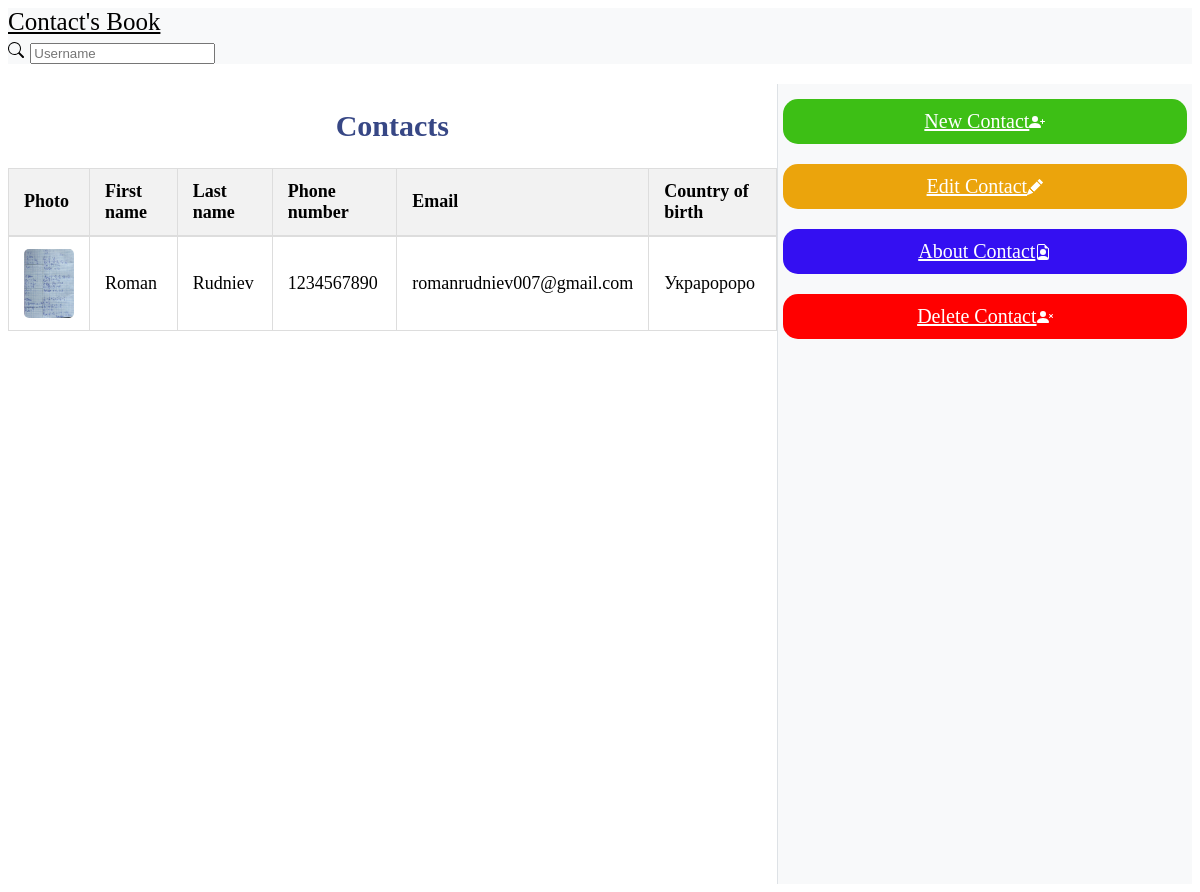
Before: / with the older database file.
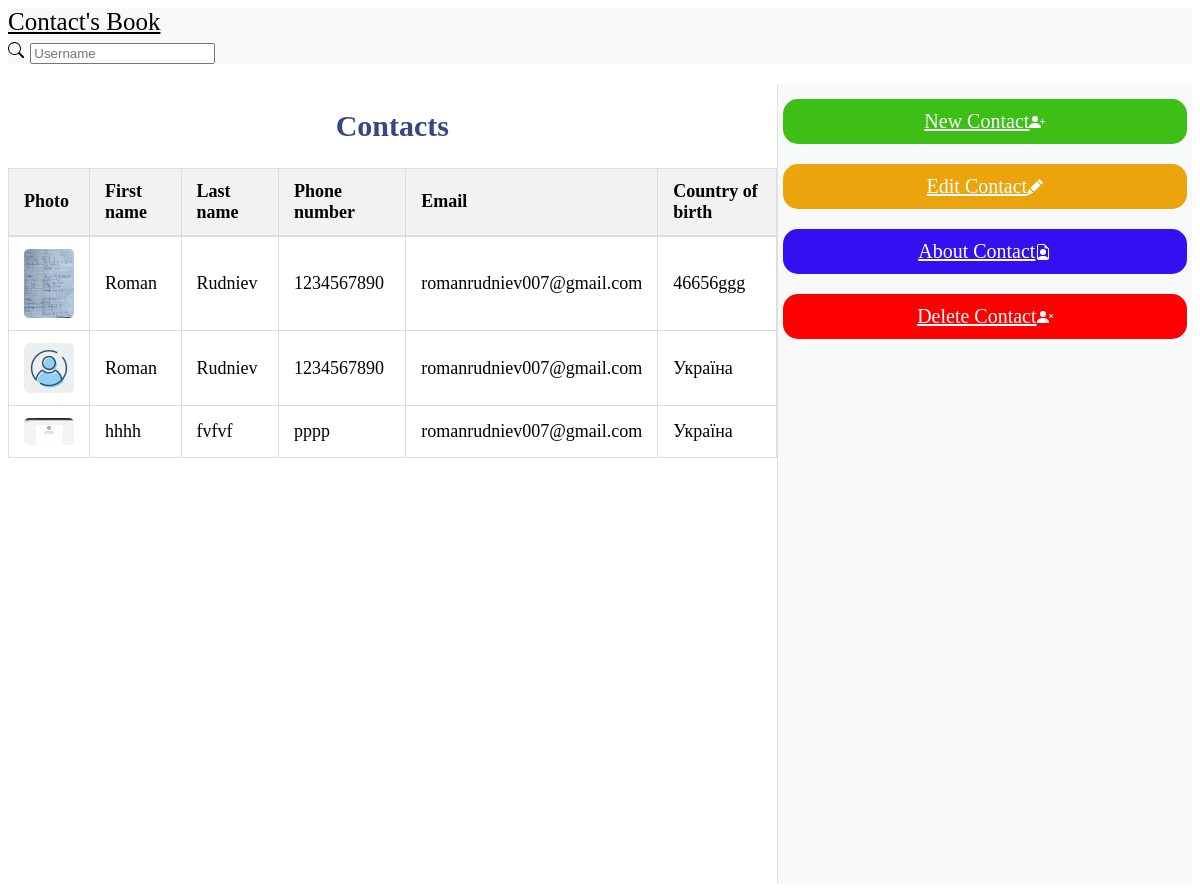
After: the same page with the newer database file.
### app/models.py (models this page shows, shortened)
class Contact(models.Model):
    first_name = models.CharField(max_length=50)
    last_name = models.CharField(max_length=50)
    phone_number = models.CharField(max_length=15)
    email = models.EmailField()
    photo = models.ImageField(upload_to='contacts_photo/', default='icon.jpg' ,blank=True, null=True)
    country_of_birth = models.CharField(max_length=50)

### app/views.py (the view)
# urls.py: path('', views.contact_list, name='contact_list'),
def contact_list(request):
    contacts = Contact.objects.all()
    return render(request, 'contact_list.html', {'contacts': contacts})

### app/templates/contact_list.html (shortened to what this page needs)
{% extends 'base.html' %}
{% block content %}
<div class="contacts-table">
    <h2 class="title">Contacts</h2>
    <table class="styled-table">
        <thead>
            <tr>
                <th scope="col">Photo</th>
                <th scope="col">First name</th>
                <th scope="col">Last name</th>
                <th scope="col">Phone number</th>
                <th scope="col">Email</th>
                <th scope="col">Country of birth</th>
            </tr>
        </thead>
        <tbody>
            {% for contact in contacts %}
            <tr class="contact-row" data-contact-id="{{ contact.id }}">
                <td>
                    <img src="{{ contact.photo.url }}" alt="Contacts photo" width="50">
                </td>
                <td>{{ contact.first_name }}</td>
                <td>{{ contact.last_name }}</td>
                <td>{{ contact.phone_number }}</td>
                <td>{{ contact.email }}</td>
                <td>{{ contact.country_of_birth }}</td>
            </tr>
            {% endfor %}
        </tbody>
    </table>
</div>
<div class="action-buttons">
    <a href="{% url 'add_contact' %}" class="btn-new">New Contact
    </a>
    <a href="#" class="btn-edit" id="editButton">Edit Contact
    </a>
    <a href="#" id="aboutButton" class="btn-about">About Contact
    </a>
    <a href="#" class="btn-delete">Delete Contact
    </a>
</div>
{% endblock %}

### app/templates/base.html (shortened to what this page needs)
<!DOCTYPE html>
{% load static %}
{% load django_bootstrap5 %}
<html lang="en">
<head>
    <link rel="stylesheet" href="{% static 'css/style2.css' %}">
</head>
<body>
    <nav class="navbar">
        <a class="navbar" href="http://127.0.0.1:8000/">Contact's Book</a>
        <form id="search" action="">
            <div>
                <span class="input-group-text" id="basic-addon1">
                    <svg xmlns="http://www.w3.org/2000/svg" width="16" height="16" fill="currentColor" class="bi bi-search" viewBox="0 0 16 16">
                        <path d="M11.742 10.344a6.5 6.5 0 1 0-1.397 1.398h-.001q.044.06.098.115l3.85 3.85a1 1 0 0 0 1.415-1.414l-3.85-3.85a1 1 0 0 0-.115-.1zM12 6.5a5.5 5.5 0 1 1-11 0 5.5 5.5 0 0 1 11 0"/>
                    </svg>
                </span>
                <input type="text" class="form-control" placeholder="Username" aria-label="Username" aria-describedby="basic-addon1">
            </div>
        </form>
    </nav>
    <div class="main-container">
        {% block content %}{% endblock %}
    </div>
</body>
</html>

### app/static/css/style2.css (style rules this page uses)
.main-container { display: flex; height: 100vh; margin-top: 20px; }
.navbar { background-color: #f8f9fa; font-size: 25px; color: black; }
.title { display: flex; align-items: center; justify-content: center; font-size: 30px; color: #374785; }
.contacts-table { flex: 2; overflow-y: auto; }
.styled-table { border-collapse: collapse; margin: 25px 0; font-size: 18px; text-align: left; width: 100%; border: 1px solid #ddd; }
.styled-table thead tr { background-color: #f2f2f2; border-bottom: 2px solid #ddd; }
.styled-table th, .styled-table td { padding: 12px 15px; border: 1px solid #ddd; }
.styled-table img { border-radius: 5px; display: block; }
.action-buttons a { width: 100%; }

Changed rows visible on the page:
changed Contact: country_of_birth "Украророро" → "46656ggg"
added Contact: photo (picture), first_name "Roman", last_name "Rudniev", phone_number "1234567890", email "romanrudniev007@gmail.com", country_of_birth "Україна"
added Contact: photo (picture), first_name "hhhh", last_name "fvfvf", phone_number "рррр", email "romanrudniev007@gmail.com", country_of_birth "Україна"
